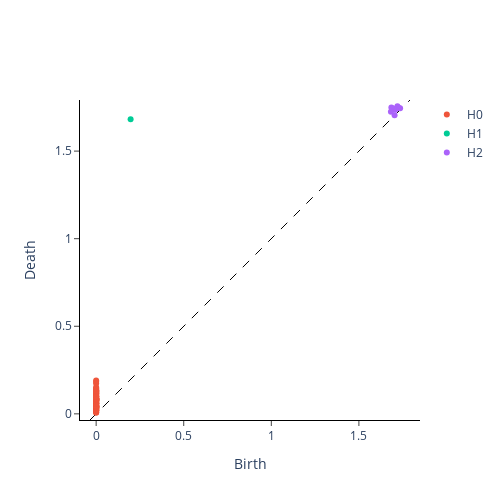

Notebook source saved alongside this figure:
### Markdown cell above
# Calculate persistent homology

### Code cell
from gtda.homology import VietorisRipsPersistence
from gtda.plotting import plot_diagram

VR = VietorisRipsPersistence(homology_dimensions=[0, 1, 2])  # Parameter explained in the text
diagrams = VR.fit_transform(point_clouds)
# diagrams.shape

i = 0
plot_diagram(diagrams[0])
# print(diagrams[0])
